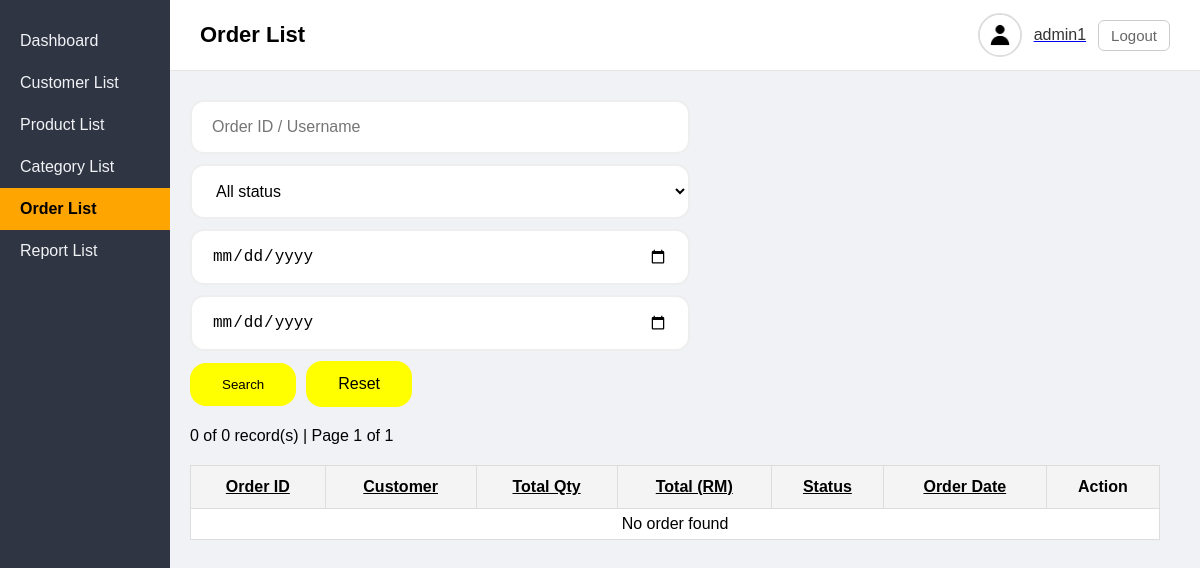
The app's page /admin/page/order.php (signed in), older data.
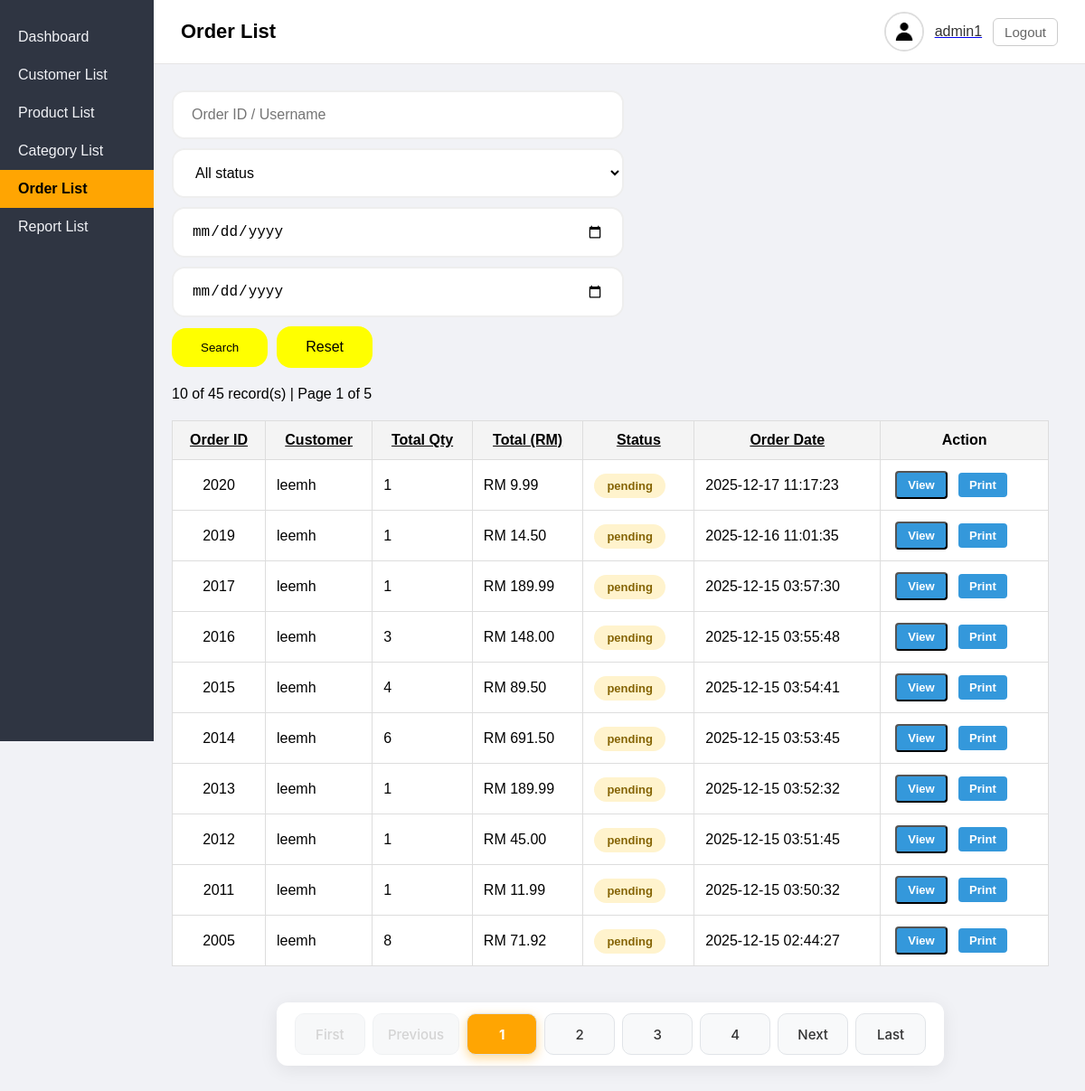
The same page, newer data.
### tables this page shows
CREATE TABLE `orders` (
  `order_id` int(11) NOT NULL,
  `customer_id` int(11) NOT NULL,
  `address_id` int(11) NOT NULL,
  `total_amount` decimal(10,2) NOT NULL,
  `status` enum('pending','completed','shipping') NOT NULL DEFAULT 'pending',
  `order_date` timestamp NOT NULL DEFAULT current_timestamp()
);

### admin/page/order.php (the view, shortened to what the changed rows need)
<?php
require '../_base.php';
$date_from = req('date_from');
$date_to   = req('date_to');
$fields = [
    'order_id'     => 'Order ID',
    'username'     => 'Customer',
    'total_qty'      => 'Total Qty',
    'total_amount' => 'Total (RM)',
    'status'       => 'Status',
    'order_date'   => 'Order Date',
];
$sql = "
    SELECT *
    FROM (
        SELECT
            o.order_id,
            o.total_amount,
            o.status,
            o.order_date,
            c.username,
            COALESCE(SUM(oi.quantity), 0) AS total_qty
        FROM orders o
        LEFT JOIN customer c
            ON o.customer_id = c.customer_id
        LEFT JOIN order_item oi
            ON o.order_id = oi.order_id
        WHERE 1 = 1
";
$count_sql = "
    SELECT COUNT(DISTINCT o.order_id)
    FROM orders o
    LEFT JOIN customer c ON o.customer_id = c.customer_id
    LEFT JOIN order_item oi ON o.order_id = oi.order_id
    WHERE 1 = 1
";
$status_list = [
    'pending'   => 'Pending',
    'delivery'  => 'Delivery',
    'shipping'  => 'Shipping',
    'completed' => 'Completed',
];
$params = [];
$q = [];
$qs = implode('&', $q);
$sort = req('sort');
key_exists($sort, $fields) || $sort = 't.order_id';
$dir = req('dir');
in_array($dir, ['asc', 'desc']) || $dir = 'desc';
$sql .= " GROUP BY o.order_id
) t
ORDER BY $sort $dir";
$page = req('page', 1);
require_once '../lib/SimplePager.php';
$p = new SimpleOPager(
    $sql,
    $count_sql,
    $params,
    10,
    $page
);
$arr = $p->result;
include '../_head.php';
?>
<div class="content">
    <form method="get" class="search-form" style="display:flex; gap:10px; flex-wrap:wrap; margin-bottom:20px;">
        <?= html_search('name', 'Order ID / Username') ?>
         <?= html_select('status', $status_list, 'All status' , '', true) ?>
        <input type="date" name="date_from" value="<?= encode($date_from) ?>">
        <input type="date" name="date_to" value="<?= encode($date_to) ?>">
            <button style="padding:14px 32px; background:yellow; color:black; border:none; border-radius:16px; ">
             Search</button>
        <a href="order.php" style="padding:14px 32px; background:yellow; color:black; border:none; border-radius:16px; text-decoration: none; ">
            Reset</a>
    </form>
    <p>
        <?= $p->count ?> of <?= $p->item_count ?> record(s) |
        Page <?= $p->page ?> of <?= $p->page_count ?>
    </p>
    <table class="product-table">
        <tr>
            <?= table_headers($fields, $sort, $dir, "page=$page&$qs") ?>
            <th>Action</th>
        </tr>
        <?php if (empty($arr)): ?>
            <tr><td colspan="8">No order found</td></tr>
        <?php else: ?>
            <?php foreach ($arr as $s): ?>
                <tr>
                    <td><?= encode($s->order_id) ?></td>
                    <td>
                        <?= $s->username
                            ? encode($s->username)
                            : '<em style="color:#999;">(no user)</em>' ?>
                    </td>
                    <td><?= (int)$s->total_qty ?></td>
                    <td>RM <?= number_format($s->total_amount, 2) ?></td>
                    <td>
                        <?php
                            $status_class = match ($s->status) {
                                'pending'   => 'background:#fff3cd;color:#856404;',
                                'shipping'  => 'background:#cce5ff;color:#004085;',
                                'completed' => 'background:#d4edda;color:#155724;',
                                default     => 'background:#eee;color:#333;',
                            };
                        ?>
                        <span style="
                            padding:6px 14px;
                            border-radius:20px;
                            font-size:13px;
                            font-weight:600;
                            <?= $status_class ?>
                        ">
                            <?= $s->status ?>
                        </span>
                    </td>
                    <td><?= encode($s->order_date) ?></td>
                    <td>
                        <button data-get="../order/detail.php?id=<?= encode($s->order_id) ?>" class="btn">
                            View
                        </button>
                        <a href="../order/export.php?id=<?= encode($s->order_id) ?>" target="_blank" class="btn">
                            Print
                        </a>
                    </td>
                </tr>
            <?php endforeach; ?>
        <?php endif; ?>
    </table>
    <?= $p->html0("sort=$sort&dir=$dir&$qs") ?>
</div>
<?php include '../_foot.php'; ?>

### admin/_base.php (shortened to what the changed rows need)
<?php
function req($key, $value = null) {
    $value = $_REQUEST[$key] ?? $value;
    return is_array($value) ? array_map('trim', $value) : trim($value);
}
function encode($value) {
    return htmlentities($value);
}
function html_search($key, $placeholder ,$attr = '') {
    $value = encode($GLOBALS[$key] ?? '');
    $ph = $placeholder ? "placeholder='$placeholder'" : '';
    echo "<input type='search' id='$key' name='$key' value='$value' $ph $attr>";
}
function html_select($key, $items, $default = '- Select One -', $attr = '', $auto_submit =false) {
    $value = encode($GLOBALS[$key] ?? '');
    $onchange = $auto_submit ?'onchange ="this.form.submit()"' :'';
    echo "<select id='$key' name='$key' $attr $onchange>";
    echo '</select>';
}
function table_headers($fields, $sort, $dir, $href = '') {
    foreach ($fields as $k => $v) {
        $d = 'asc';
        $c = '';
        echo "<th><a href='?sort=$k&dir=$d&$href' class='$c'>$v</a></th>";
    }
}

### admin/lib/SimplePager.php (shortened to what the changed rows need)
<?php
class SimpleOPager {
    public int $page;
    public int $page_count;
    public function __construct(
        string $list_sql,
        string $count_sql,
        array  $params,
        int    $limit,
        int    $page
    ) {
        global $_db;
        $this->limit = max((int)$limit, 1);
        $this->page  = max((int)$page, 1);
        $stm = $_db->prepare($count_sql);
        $stm->execute($params);
        $this->item_count = (int)$stm->fetchColumn();
        $this->page_count = max((int)ceil($this->item_count / $this->limit), 1);
        $offset = ($this->page - 1) * $this->limit;
        $final_sql = $list_sql . " LIMIT $offset, {$this->limit}";
        $stm = $_db->prepare($final_sql);
        $stm->execute($params);
        $this->result = $stm->fetchAll();
        $this->count = count($this->result);
    }
    public function html0(string $query = '') {
        if ($this->page_count <= 1) return;
        $query = $query ? '&' . ltrim($query, '&') : '';
        echo '<div class="pager-container"><div class="pager">';
        if ($this->page > 1) {
            echo "<a class='pager-btn' href='?page=1$query'>First</a>";
            echo "<a class='pager-btn' href='?page=" . ($this->page - 1) . "$query'>Previous</a>";
        } else {
            echo "<span class='pager-btn disabled'>First</span>";
            echo "<span class='pager-btn disabled'>Previous</span>";
        }
        $start = max(1, $this->page - 3);
        $end   = min($this->page_count, $this->page + 3);
        for ($i = $start; $i <= $end; $i++) {
            $active = $i === $this->page ? 'active' : '';
            echo "<a class='pager-btn $active' href='?page=$i$query'>$i</a>";
        }
        if ($this->page < $this->page_count) {
            echo "<a class='pager-btn' href='?page=" . ($this->page + 1) . "$query'>Next</a>";
            echo "<a class='pager-btn' href='?page={$this->page_count}$query'>Last</a>";
        } else {
            echo "<span class='pager-btn disabled'>Next</span>";
            echo "<span class='pager-btn disabled'>Last</span>";
        }
        echo '</div></div>';
    }
}

Row changes from the older to the newer data that the page shows:
added orders: order_id "2020", username "leemh", total_qty "1", total_amount "9.99", status "pending", order_date "2025-12-17 11:17:23"
added orders: order_id "2019", username "leemh", total_qty "1", total_amount "14.50", status "pending", order_date "2025-12-16 11:01:35"
added orders: order_id "2017", username "leemh", total_qty "1", total_amount "189.99", status "pending", order_date "2025-12-15 03:57:30"
added orders: order_id "2016", username "leemh", total_qty "3", total_amount "148.00", status "pending", order_date "2025-12-15 03:55:48"
added orders: order_id "2015", username "leemh", total_qty "4", total_amount "89.50", status "pending", order_date "2025-12-15 03:54:41"
added orders: order_id "2014", username "leemh", total_qty "6", total_amount "691.50", status "pending", order_date "2025-12-15 03:53:45"
added orders: order_id "2013", username "leemh", total_qty "1", total_amount "189.99", status "pending", order_date "2025-12-15 03:52:32"
added orders: order_id "2012", username "leemh", total_qty "1", total_amount "45.00", status "pending", order_date "2025-12-15 03:51:45"
added orders: order_id "2011", username "leemh", total_qty "1", total_amount "11.99", status "pending", order_date "2025-12-15 03:50:32"
added orders: order_id "2005", username "leemh", total_qty "8", total_amount "71.92", status "pending", order_date "2025-12-15 02:44:27"
Text that changed along with them:
$p->count: "0" → "10"
$p->item_count: "0" → "45"
$p->page_count: "1" → "5"
text no longer shown: "No order found"
text now shown: "First Previous Next Last"
new list line: "1"
new list line: "2"
new list line: "3"
new list line: "4"
